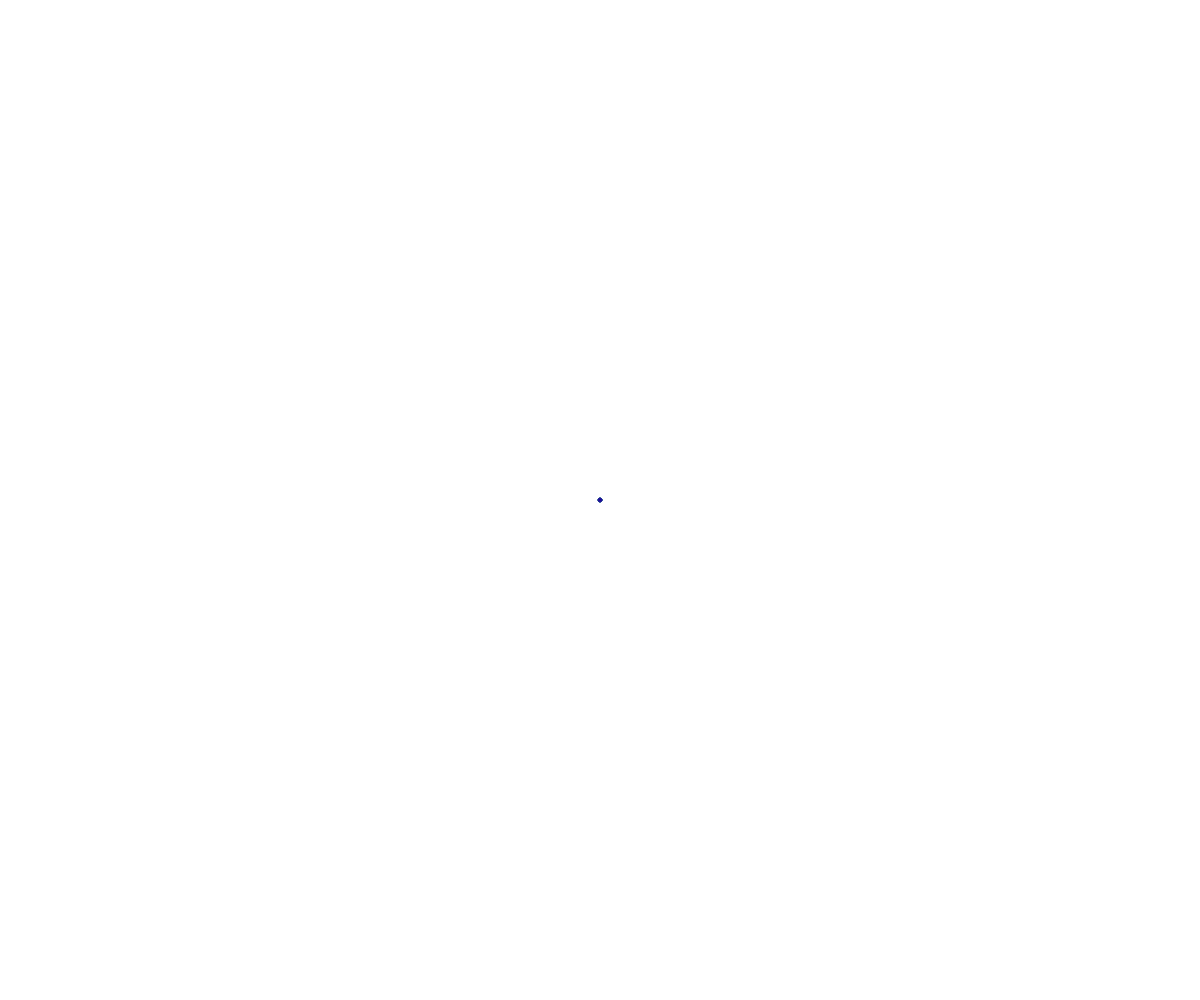
Frame 1 (no input)
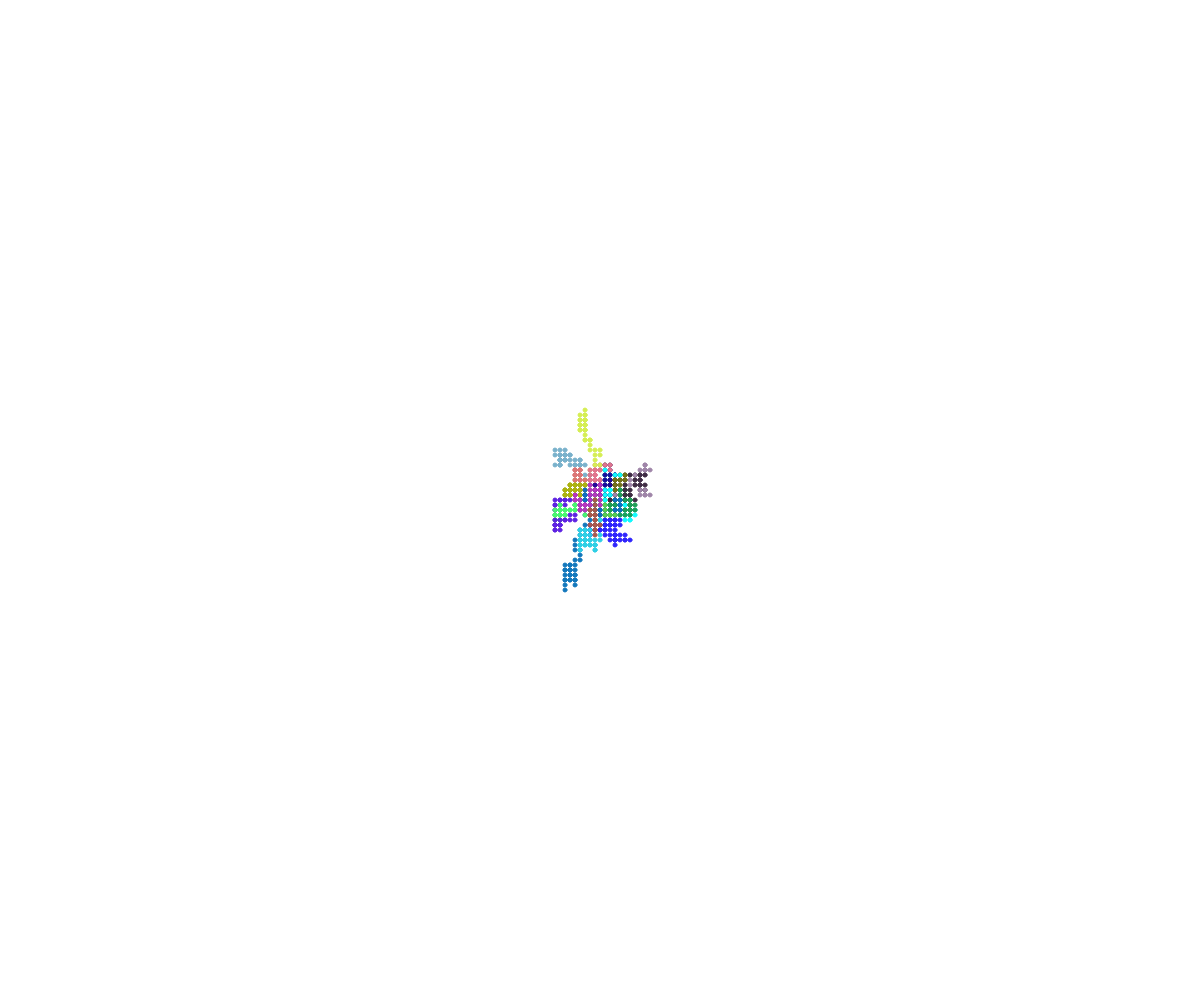
Frame 60 (no input)
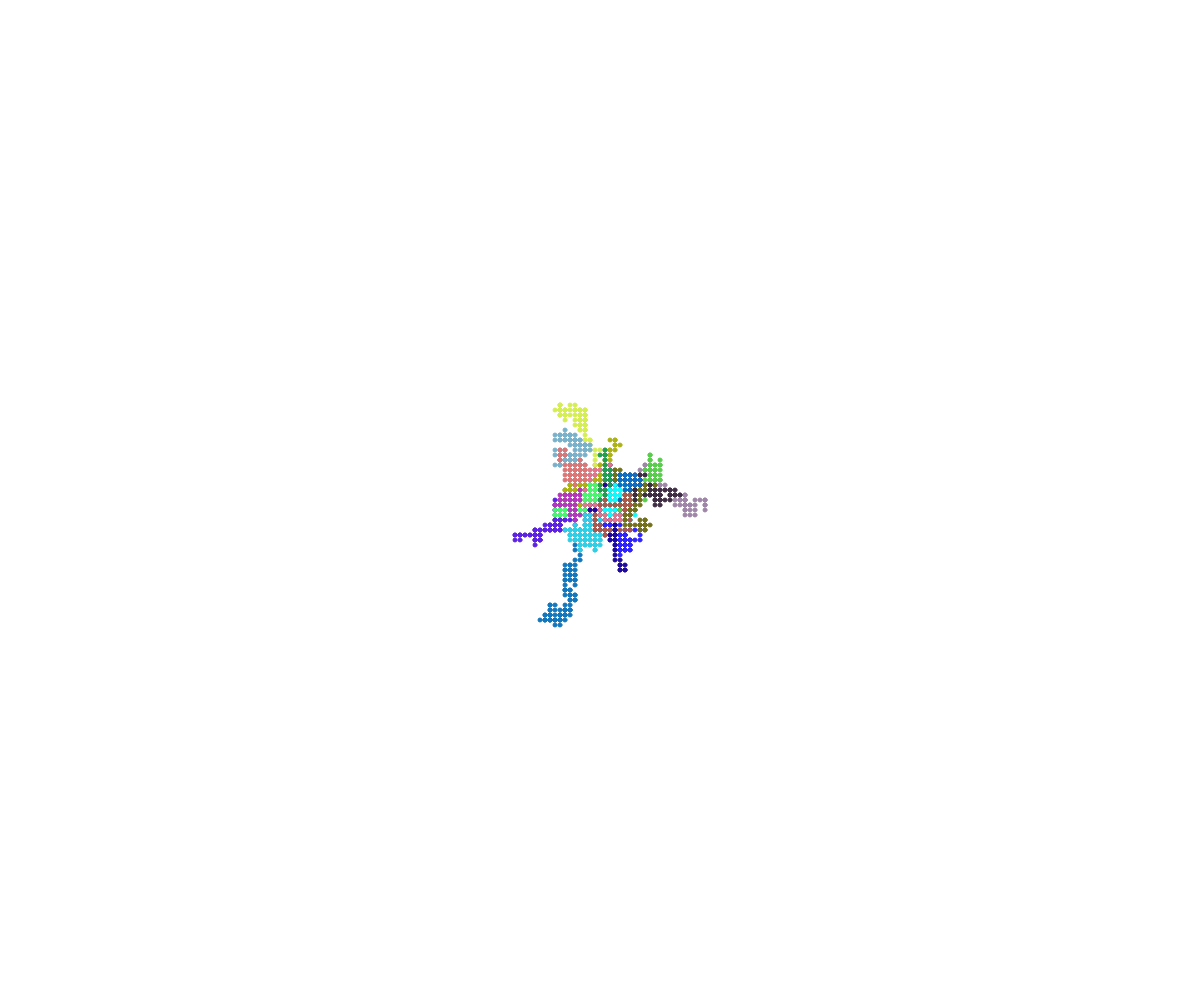
Frame 120 (the mouse pressed at the canvas centre since frame 60)

The p5.js sketch that drew these frames (run headless with seeded random() and noise() and a simulated clock; from frame 60 on, the mouse is pressed at the canvas centre):

// p5.js sketch
// ── sketch.js
// Project Title
// Your Name
// Date
//
// Extra for Experts:
// - describe what you did to take this project "above and beyond"

class Walker {
  constructor(x=0,y=0) {
    this.x= x,
    this.y= y,
    this.color = "red";
    this.speed = 5;
    this.radius = 2;
  }
  display() {
    stroke(this.color);
    fill(this.color);
    circle(this.x,this.y,this.radius*2);
  }
  move() {
    let choice = random(100);
    if (choice<25) {
      //up
      this.y -=this.speed;
    }
    else if (choice<50) {
      //down
      this.y +=this.speed;
    }
    else if (choice<75) {
      //right
      this.x +=this.speed;
    }
    else if (choice<=100) {
      //up
      this.x -=this.speed;
    }
  }
}

let walkers = [];

function setup() {
  createCanvas(windowWidth, windowHeight);
  for (let i = 0;i<20;i++) {
    walkers[i] = new Walker(width/2,height/2);
    walkers[i].color = color(random(255),random(255),random(255));
  }
}

function draw() {
  for (let i = 0;i<20;i++) {
    walkers[i].display();
    walkers[i].move();
  }
}
